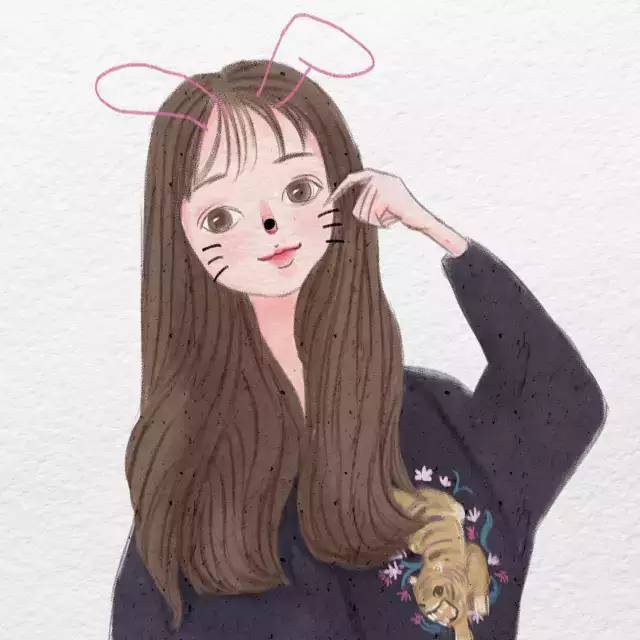
#> input picture test.jpg, 640 x 640 px
$ python Day3.py
#> lines starting #> are read from the running program, lines starting #| are printed output that depends on the picture
import cv2 as cv
import numpy as np

src = cv.imread("test.jpg")
#> src is the input picture: shape (640, 640, 3); mean B, G, R 169.5, 168.9, 181.1
cv.namedWindow("input", cv.WINDOW_AUTOSIZE)
cv.imshow("input",src)
'''
#Day21 图像卷积操作
def custom_blur(src): #自己编的卷积操作
    h, w, ch = src.shape
    print("h , w, ch", h, w, ch)
    result = np.copy(src)
    for row in range(1, h-1, 1):
        for col in range(1, w-1, 1):
            v1 = np.int32(src[row-1, col-1])
            v2 = np.int32(src[row-1, col])
            v3 = np.int32(src[row-1, col+1])
            v4 = np.int32(src[row, col-1])
            v5 = np.int32(src[row, col])
            v6 = np.int32(src[row, col+1])
            v7 = np.int32(src[row+1, col-1])
            v8 = np.int32(src[row+1, col])
            v9 = np.int32(src[row+1, col+1])

            b = v1[0] + v2[0] + v3[0] + v4[0] + v5[0] + v6[0] + v7[0] + v8[0] + v9[0];
            g = v1[1] + v2[1] + v3[1] + v4[1] + v5[1] + v6[1] + v7[1] + v8[1] + v9[1];
            r = v1[2] + v2[2] + v3[2] + v4[2] + v5[2] + v6[2] + v7[2] + v8[2] + v9[2];
            result[row, col] = [b//9, g//9, r//9]
    cv.imshow("result", result)

dst = cv.blur(src, (15, 15)) #卷积函数（均值滤波，15*15卷积核）
# custom_blur(src)
cv.imshow("blur", dst)

#Day22/23 均值滤波和高斯滤波,中值滤波
dst1=cv.GaussianBlur(src,(15,15),sigmaX=0) #size(0,0)当Size(0, 0)就会从sigmax开始计算生成高斯卷积核系数，当时size不为零是优先从size开始计算高斯卷积核系数
cv.imshow("",dst1)
dst2 = cv.medianBlur(src, 5) #中值滤波（src,ksize必须是奇数，而且必须大于1），对椒盐噪声又好的去噪效果

#Day24 噪声:椒盐噪声；高斯噪声；均匀分布噪声

#Day25-27,29 图像卷积功能一：图像模糊/去噪：图像去噪声在OCR、机器人视觉与机器视觉领域应用，OpenCV中常见的图像去噪声的方法有
#- 均值去噪声 cv.blur()
#- 高斯模糊去噪声 cv.GaussianBlur()
#- 非局部均值去噪声
#- 边缘保留滤波算法EPF：高斯双边滤波，Meanshift均值迁移，局部均方差
#- 形态学去噪声
cv.fastNlMeansDenoisingColored(src,None,15,15,10,30) #非局部均值去噪 *
cv.bilateralFilter(src,0,100,10) #高斯双边滤波 *
cv.pyrMeanShiftFiltering(src,15,30,termcrit=(cv.TERM_CRITERIA_MAX_ITER+cv.TERM_CRITERIA_EPS,5,1)) # Meanshift均值迁移
cv.edgePreservingFilter(src,sigma_s=100,sigma_r=0.4,flags=cv.RECURS_FILTER)#图像边缘保留滤波算法，实现了数据降维，比前面两种计算速度快。
'''
#Day28 图像积分图算法：图像积分图在图像特征提取HAAR/SURF、二值图像分析、图像相似相关性NCC计算、图像卷积快速计算等方面均有应用，是图像处理中的经典算法之一。

#Day30 opencv自定义滤波器:自定义卷积核常见的主要是均值、锐化、梯度等算子
blur_op = np.ones([5, 5], dtype=np.float32)/25. #均值模糊
shape_op = np.array([[0, -1, 0],
                   [-1, 5, -1],
                   [0, -1, 0]], np.float32) #锐化
grad_op = np.array([[1, 0],[0, -1]], dtype=np.float32) #梯度

dst1 = cv.filter2D(src, -1, blur_op) #默认-1，表示输入与输出图像类型一致，但是当涉及浮点数计算时候，需要设置为CV_32F
dst2 = cv.filter2D(src, -1, shape_op)
dst3 = cv.filter2D(src, cv.CV_32F, grad_op)
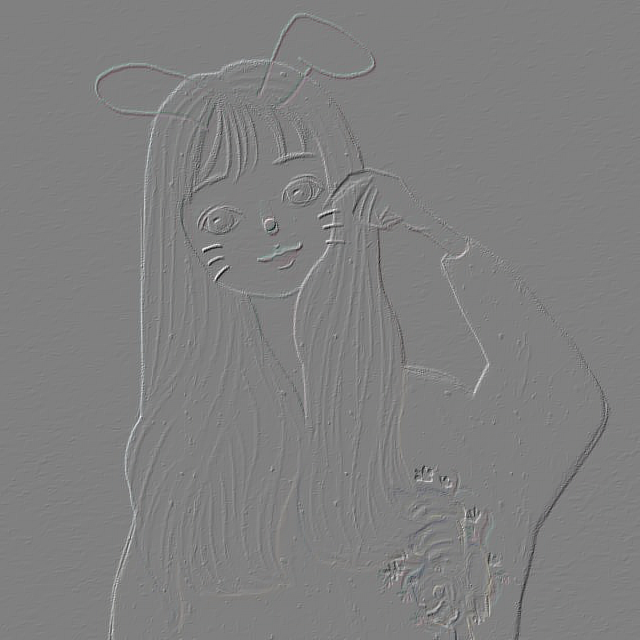
#> dst3: shape (640, 640, 3) float32; mean B, G, R 0.2, 0.2, 0.2; drawn with min black and max white
dst3 = cv.convertScaleAbs(dst3) #因为CV_32E，滤波完成之后需要使用convertScaleAbs函数将结果转换为字节类型。
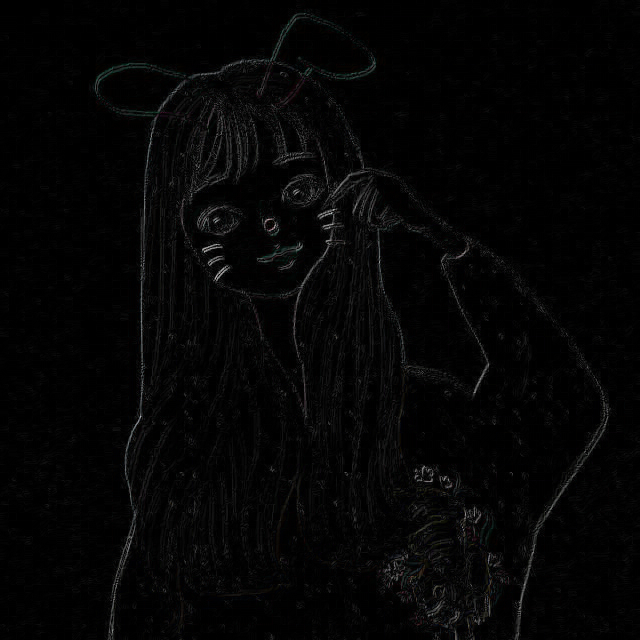
#> dst3: shape (640, 640, 3); mean B, G, R 4.9, 4.9, 4.8

cv.imshow("blur=5x5", dst1);
cv.imshow("shape=3x3", dst2);
cv.imshow("gradient=2x2", dst3);

cv.waitKey(0)
cv.destroyAllWindows()
